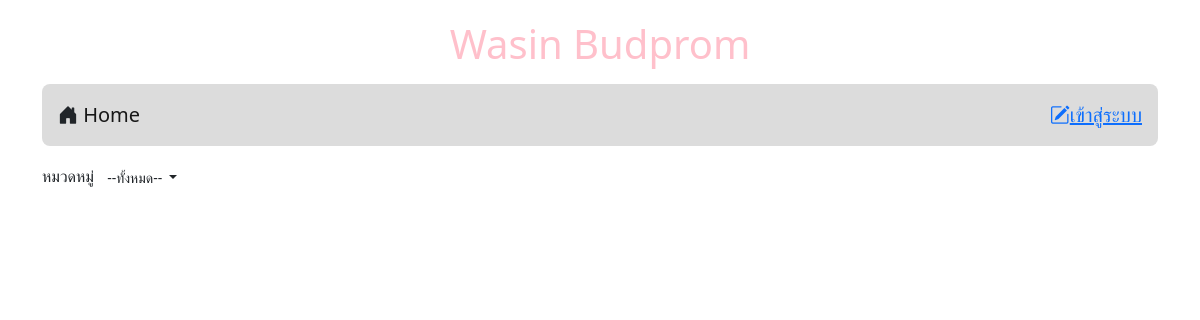
Before: / with the older database file.
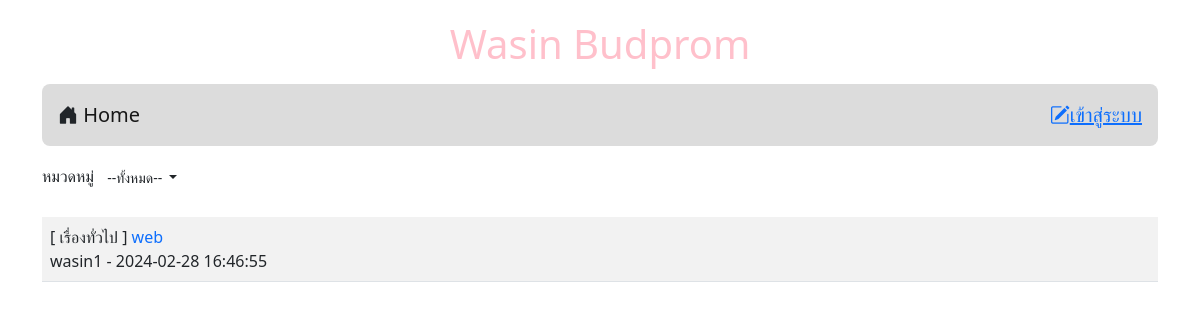
After: the same page with the newer database file.
### tables this page shows
CREATE TABLE `post` (
  `id` int(11) NOT NULL,
  `title` varchar(128) NOT NULL,
  `content` varchar(2048) NOT NULL,
  `post_date` datetime NOT NULL,
  `cat_id` int(11) NOT NULL,
  `user_id` int(11) NOT NULL
);

CREATE TABLE `category` (
  `id` int(11) NOT NULL,
  `name` varchar(32) NOT NULL
);

CREATE TABLE `user` (
  `id` int(11) NOT NULL,
  `login` varchar(64) NOT NULL,
  `password` varchar(64) NOT NULL,
  `name` varchar(64) NOT NULL,
  `gender` char(1) NOT NULL,
  `email` varchar(32) NOT NULL,
  `role` char(1) NOT NULL
);

### index.php (the view, shortened to what this page needs)
<!DOCTYPE html>
<html lang="en">
<head>
    <link rel="stylesheet" href="home.css">
    <link href="https://cdn.jsdelivr.net/npm/bootstrap@5.2.3/dist/css/bootstrap.min.css" rel="stylesheet"
>
    <link rel="stylesheet" href="https://cdn.jsdelivr.net/npm/bootstrap-icons@1.11.3/font/bootstrap-icons.min.css">
</head>
<header>
    <h1 style="color: pink;">Wasin Budprom</h1>
</header>
<body class="container">
    <?php @include('nav.php') ?>
    <div class="my-2 d-flex justify-content-between">
        <div>
            <lable>หมวดหมู่</lable>
            <span class="dropdown">
                <button class="btn btn-white-50 btn-sm dropdown-toggle" type="button" data-bs-toggle="dropdown"
                    aria-expanded="false">
                    --ทั้งหมด--
                </button>
            </span>
        </div>
    </div>
    <table class="table table-striped mt-4 ">
        <?php
        $conn=new PDO("mysql:host=localhost;dbname=webboard;charset=utf8","root","");
        $sql="SELECT t3.name,t1.title,t1.id,t2.login,t1.post_date FROM post as t1
        INNER JOIN user as t2 ON (t1.user_id=t2.id)
        INNER JOIN category as t3 ON (t1.cat_id=t3.id) ORDER BY t1.post_date DESC";
        $result=$conn->query($sql);
        while($row=$result->fetch()){
            echo "<tr><td>[ $row[0] ] <a href=post.php?id=$row[2]
            style=text-decoration:none>$row[1]</a><br>$row[3] - $row[4]</td></tr>";
        }
        ?>
    </table>
</body>
</html>

### nav.php (shortened to what this page needs)
<nav class="navbar">
    <div class="rounded-3 container fs-5  p-3" style="background-color:#DCDCDC; ">
        <div class="">
            <i class="bi bi-house-door-fill"></i>
            <a class="navbar-brand" href="index.php">Home</a>
        </div>
        <div class="navbar-nav">
            <?php
            if (!isset($_SESSION['id'])) {
                echo "<a href=login.php style='float: right' class='navbar-link'><i class='navbar-item bi bi-pencil-square'></i>เข้าสู่ระบบ</a>";
                ?>
            <?php } ?>
        </div>
    </div>
</nav>

### home.css (style rules this page uses)
body { background: #3399ff; }
header { text-align: center; margin-top: 20px; }

Changed rows visible on the page:
added post: category.name "เรื่องทั่วไป", title "web", user.login "wasin1", post_date "2024-02-28 16:46:55"
